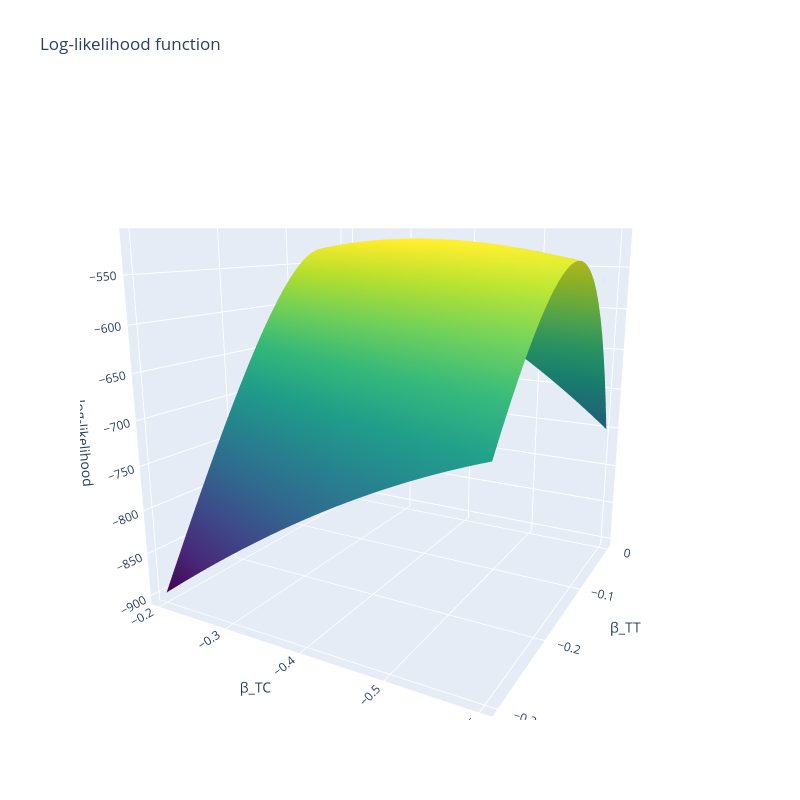

The notebook cell this image was saved under:
### Markdown cell above
Let's visualise the LL function in 3D uisng plotly to see its shape.

### Code cell
# Create the surface plot using Plotly
surface = go.Surface(z=LL, x=BETA_TT, y=BETA_TC, colorscale='Viridis', opacity=1, showscale=False)

# Plot the likelihood surface
fig = go.Figure(data=surface)

# Update the layout
fig.update_layout(
    title='Log-likelihood function',
    scene=dict(
        xaxis_title='β_TT',  # Unicode for beta_tt
        yaxis_title='β_TC',   # Unicode for beta_tc
        zaxis_title='log-likelihood',
        camera=dict(eye=dict(x=-1.8, y=-1.0, z=0.5))),
        height=800,
        width=800)

# Show the plot
fig.show()

### Figure 1 — Plotly figure (JSON) as saved in the notebook; plotly's stock layout.template omitted (floating-point values rounded to 4 significant figures; data arrays with more than 128 entries replaced by an {"elided": "..."} marker saying what was removed)
{"data": [{"colorscale": [[0, "#440154"], [0.1111, "#482878"], [0.2222, "#3e4989"], [0.3333, "#31688e"], [0.4444, "#26828e"], [0.5556, "#1f9e89"], [0.6667, "#35b779"], [0.7778, "#6ece58"], [0.8889, "#b5de2b"], [1, "#fde725"]], "opacity": 1, "showscale": false, "type": "surface", "x": {"elided": "31x31 float values"}, "y": {"elided": "31x31 float values"}, "z": {"elided": "31x31 float values"}}], "layout": {"height": 800, "scene": {"camera": {"eye": {"x": -1.8, "y": -1, "z": 0.5}}, "xaxis": {"title": {"text": "β_TT"}}, "yaxis": {"title": {"text": "β_TC"}}, "zaxis": {"title": {"text": "log-likelihood"}}}, "title": {"text": "Log-likelihood function"}, "width": 800}}
